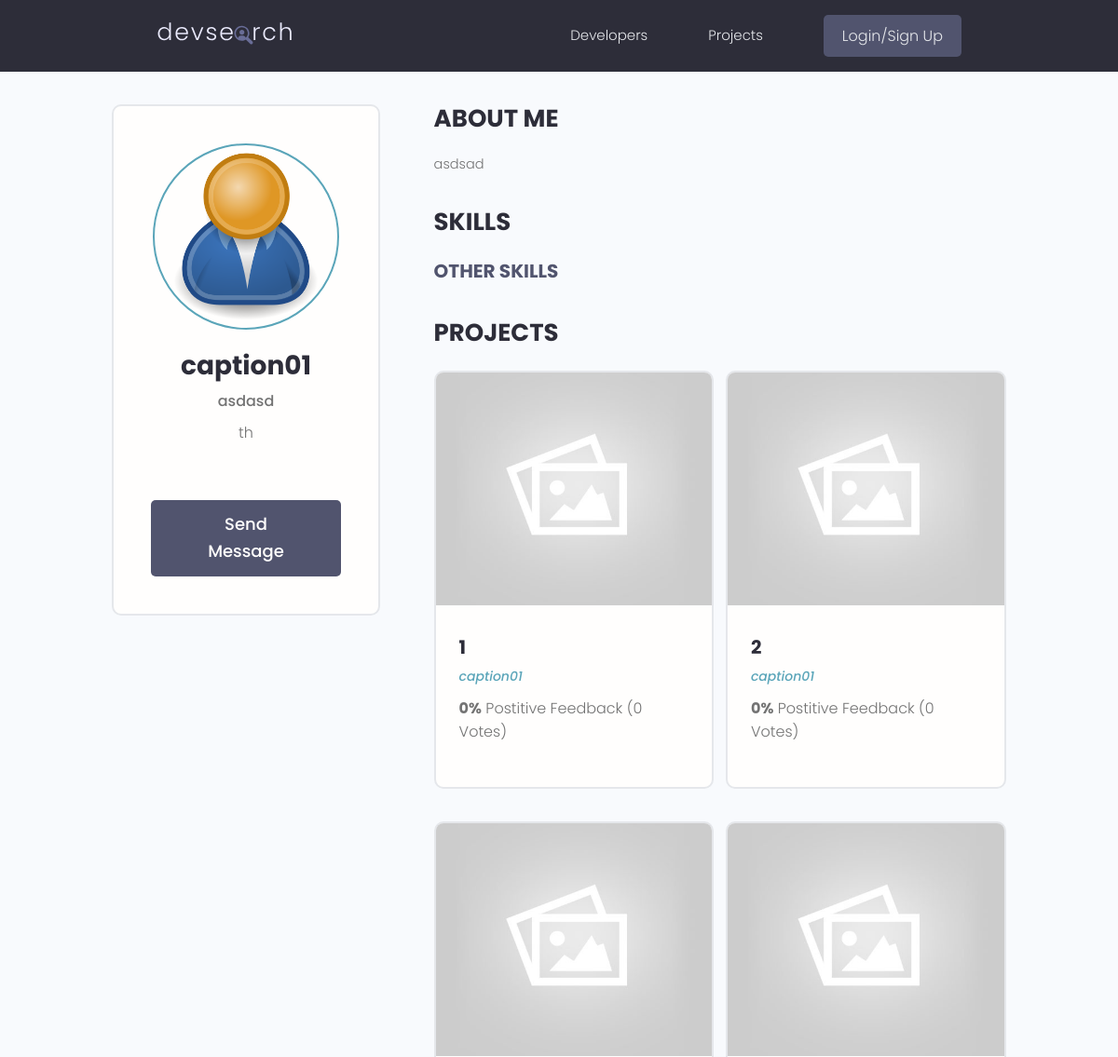
Before: /profile/9cbbb81d-3416-49b5-a48a-9d25ee36c95b/ (upper part) with the older database file.
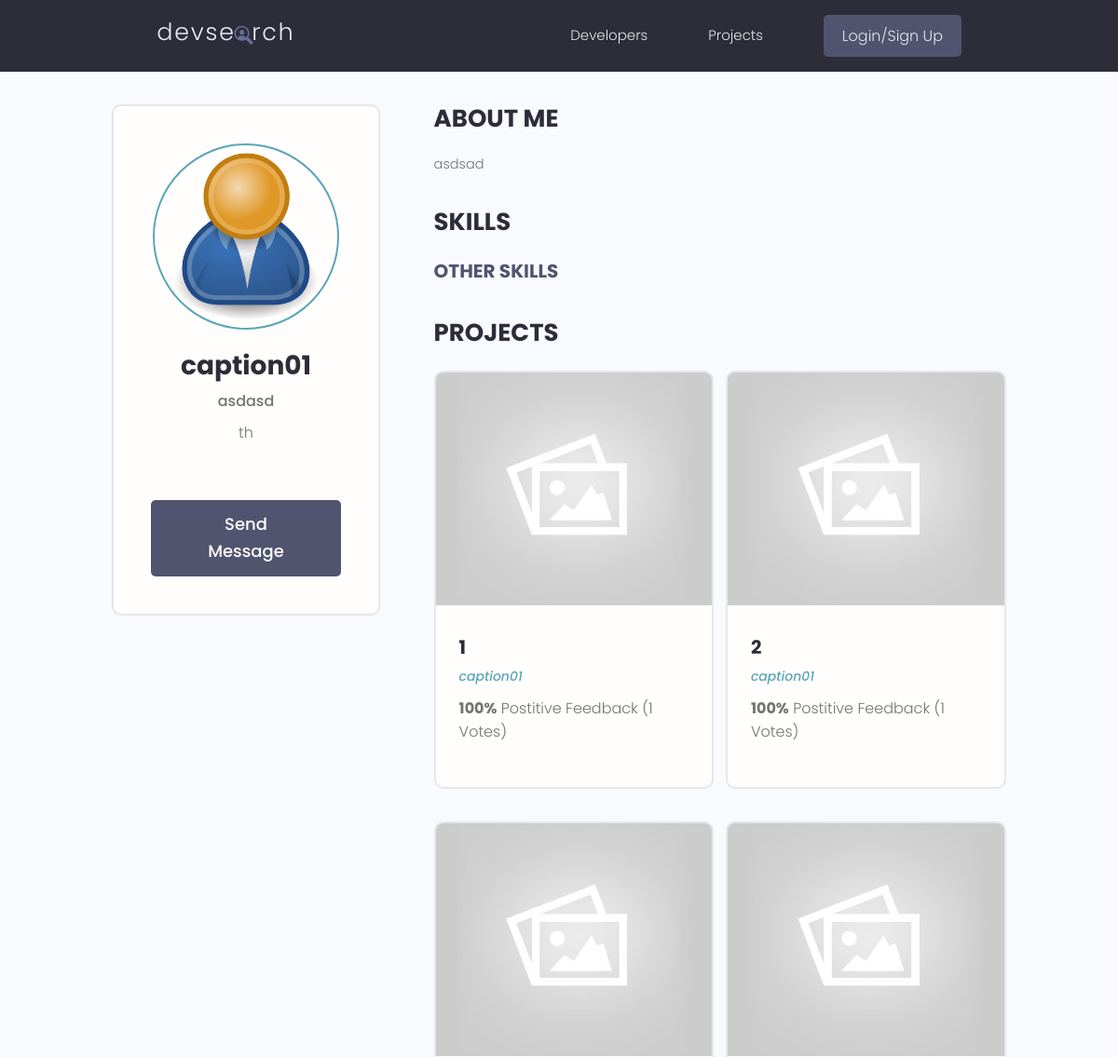
After: the same page with the newer database file.
### projects/models.py (models this page shows, shortened)
class Project(models.Model):
    owner = models.ForeignKey(Profile, null=True, blank=True, on_delete=models.SET_NULL)
    title = models.CharField(max_length=200)
    description = models.TextField(null=True, blank=True)
    featured_image = models.ImageField(null=True, blank=True, default='default.jpg')
    demo_link = models.CharField(max_length=2000, null=True, blank=True)
    source_link = models.CharField(max_length=2000, null=True, blank=True)
    tags = models.ManyToManyField('Tag', blank=True)
    vote_ratio = models.IntegerField(default=0, null=True, blank=True)
    vote_total = models.IntegerField(default=0, null=True, blank=True)
    created = models.DateTimeField(auto_now_add=True)
    id = models.UUIDField(
        default=uuid.uuid4,
        unique=True,
        primary_key=True,
        editable=False
    )
    class Meta:
        ordering = ['-vote_ratio', '-vote_total', 'title']

### users/models.py (models this page shows, shortened)
class Profile(models.Model):
    user = models.OneToOneField(User, on_delete=models.CASCADE, null=True, blank=True)
    name = models.CharField(max_length=200, null=True, blank=True)
    username = models.CharField(max_length=200, null=True, blank=True)
    location = models.CharField(max_length=200, null=True, blank=True)
    email = models.EmailField(max_length=500, blank=True, null=True)
    short_intro =  models.CharField(max_length=200, null=True, blank=True)
    bio = models.TextField(null=True, blank=True)
    profile_image = models.ImageField(null=True, blank=True, upload_to='profiles/', default='profiles/user-default.png')
    social_github = models.CharField(max_length=200, null=True, blank=True)
    social_twitter = models.CharField(max_length=200, null=True, blank=True)
    social_linkedin = models.CharField(max_length=200, null=True, blank=True)
    social_youtube = models.CharField(max_length=200, null=True, blank=True)
    social_website = models.CharField(max_length=200, null=True, blank=True)
    created = models.DateTimeField(auto_now_add=True)
    id = models.UUIDField(
        default=uuid.uuid4,
        unique=True,
        primary_key=True,
        editable=False
    )

### users/views.py (the view)
# urls.py: path('profile/<str:pk>/', views.user_profile, name='user-profile'),
def user_profile(request, pk):
    profile = Profile.objects.get(id=pk)
    top_skills = profile.skill_set.exclude(description__exact="")
    othe_skills = profile.skill_set.filter(description="")
    context = {
        'profile': profile,
        'topSkills': top_skills,
        'otherSkills': othe_skills,
    }
    return render(request, 'users/user-profile.html', context)

### users/templates/users/user-profile.html (shortened to what this page needs)
{% extends 'main.html' %} {% block content %}
<main class="profile my-md">
    <div class="container">
        <div class="layout">
            <div class="column column--1of3">
                <div class="card text-center">
                    <div class="card__body dev">
                        <img
                            class="avatar avatar--xl"
                            src="{{ profile.profile_image.url }}"
                        />
                        <h2 class="dev__name">{{ profile.name }}</h2>
                        <p class="dev__title">{{ profile.short_intro }}</p>
                        <p class="dev__location">{{ profile.location }}</p>
                        {% if request.user.profile.id != profile.id %}
                        <a
                            href="{% url 'create-message' profile.id %}"
                            class="btn btn--sub btn--lg"
                            >Send Message
                        </a>
                        {% endif %}
                    </div>
                </div>
            </div>
            <div class="column column--2of3">
                <div class="devInfo">
                    <h3 class="devInfo__title">About Me</h3>
                    <p class="devInfo__about">{{ profile.bio }}</p>
                </div>
                <div class="devInfo">
                    <h3 class="devInfo__title">Skills</h3>
                    <div class="devInfo__skills">
                        <h3 class="devInfo__subtitle">Other Skills</h3>
                    </div>
                </div>
                <div class="devInfo">
                    <h3 class="devInfo__title">Projects</h3>
                    <div class="grid grid--two">
                        {% for project in profile.project_set.all %}
                        <div class="column">
                            <div class="card project">
                                <a
                                    href="{% url 'project' project.id %}"
                                    class="project"
                                >
                                    <img
                                        class="project__thumbnail"
                                        src="{{ project.featured_image.url }}"
                                        alt="project thumbnail"
                                    />
                                    <div class="card__body">
                                        <h3 class="project__title">
                                            {{ project.title }}
                                        </h3>
                                        <p>
                                            <a
                                                class="project__author"
                                                href="{% url 'user-profile' project.owner.id %}"
                                                >{{ project.owner.name }}</a
                                            >
                                        </p>
                                        <p class="project--rating">
                                            <span style="font-weight: bold"
                                                >{{ project.vote_ratio }}%</span
                                            >
                                            Postitive Feedback
                                            ({{project.vote_total }} Votes)
                                        </p>
                                    </div>
                                </a>
                            </div>
                        </div>
                        {% endfor %}
                    </div>
                </div>
            </div>
        </div>
    </div>
</main>
{% endblock content %}

Changed rows visible on the page:
changed Project (number 1 of 4 on the later page): vote_ratio "0" → "100"; vote_total "0" → "1"
changed Project (number 2 of 4 on the later page): vote_ratio "0" → "100"; vote_total "0" → "1"
